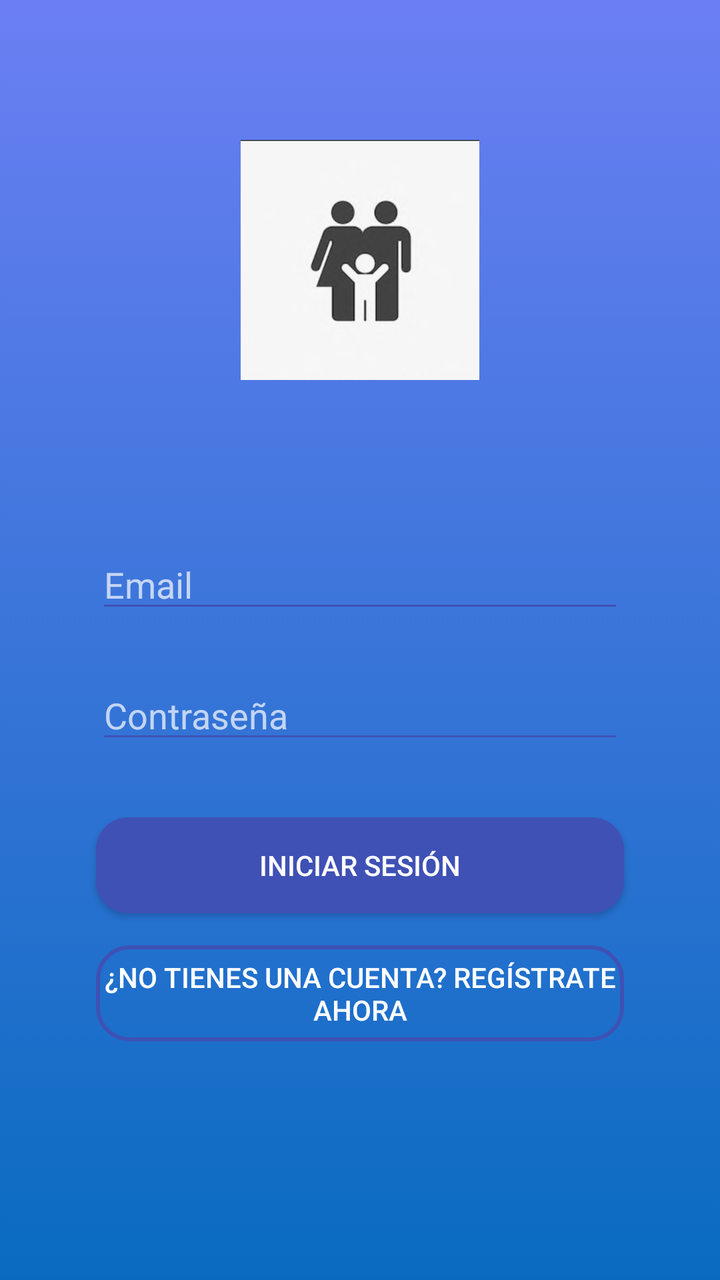
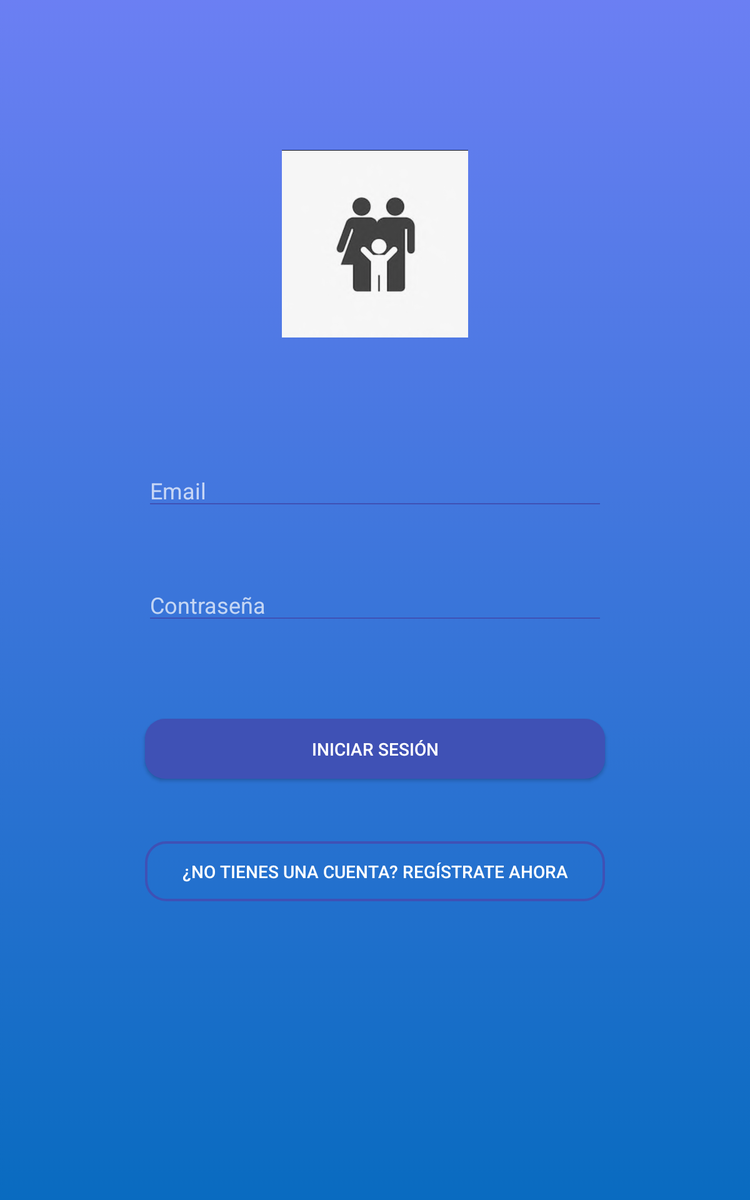

An Android layout and its configuration variant, each rendered on a device that would load it. The default file and the variant file are quoted in full after the pictures.
<!-- AndroidManifest.xml: application theme Theme.AppCompat.NoActionBar -->
<!-- res/layout/activity_log_in.xml -->
<?xml version="1.0" encoding="utf-8"?>
<LinearLayout xmlns:android="http://schemas.android.com/apk/res/android"
    xmlns:tools="http://schemas.android.com/tools"
    android:layout_width="match_parent"
    android:layout_height="match_parent"
    android:paddingLeft="16dp"
    android:paddingRight="16dp"
    android:orientation="vertical"
    android:background="@drawable/gradient_color">l

    <ImageView
        android:id="@+id/logIn_logo"
        android:layout_width="120dp"
        android:layout_height="120dp"
        android:layout_marginTop="70dp"
        android:layout_gravity="center_horizontal"
        android:src="@drawable/family" />

    <EditText
        android:id="@+id/logIn_email"
        android:layout_width="match_parent"
        android:layout_height="wrap_content"
        android:layout_marginStart="32dp"
        android:layout_marginTop="80dp"
        android:layout_marginEnd="32dp"
        android:backgroundTint="@color/colorBlueDark"
        android:ems="10"
        android:hint="@string/email"
        android:importantForAutofill="no"
        android:inputType="textEmailAddress"
        />

    <EditText
        android:id="@+id/logIn_password"
        android:layout_width="match_parent"
        android:layout_height="wrap_content"
        android:layout_marginStart="32dp"
        android:layout_marginTop="24dp"
        android:layout_marginEnd="32dp"
        android:backgroundTint="@color/colorBlueDark"
        android:ems="10"
        android:hint="@string/password"
        android:inputType="textPassword"
         />

    <Button
        android:id="@+id/logIn_signIn"
        android:layout_width="match_parent"
        android:layout_height="wrap_content"
        android:layout_marginStart="32dp"
        android:layout_marginTop="32dp"
        android:layout_marginEnd="32dp"
        android:background="@drawable/button_rounded"
        android:text="@string/sign_in"
       />

    <Button
        android:id="@+id/logIn_singUp"
        android:layout_width="match_parent"
        android:layout_height="wrap_content"
        android:layout_marginStart="32dp"
        android:layout_marginTop="16dp"
        android:layout_marginEnd="32dp"
        android:background="@drawable/button_rounded_border"
        android:text="@string/sign_up"
        />

</LinearLayout>
<!-- resources referenced by this layout -->
<resources>
  <color name="colorBlueDark">#3F51B5</color>
  <!-- drawable button_rounded (drawable) -->
  <?xml version="1.0" encoding="utf-8"?>
  <shape xmlns:android="http://schemas.android.com/apk/res/android">
      <corners android:radius="16dp"/>
      <solid android:color="@color/colorBlueDark"/>
  </shape>
  <!-- drawable button_rounded_border (drawable) -->
  <?xml version="1.0" encoding="utf-8"?>
  <shape xmlns:android="http://schemas.android.com/apk/res/android">
      <corners android:radius="16dp"/>
      <stroke
              android:width="2dp"
              android:color="@color/colorBlueDark" />
  </shape>
  <!-- drawable family: png bitmap (drawable, 80572 bytes) -->
  <!-- drawable gradient_color (drawable) -->
  <?xml version="1.0" encoding="utf-8"?>
  <selector xmlns:android="http://schemas.android.com/apk/res/android">
      <item>
          <shape>
              <gradient
                  android:startColor="@color/colorAccent"
                  android:endColor="@color/colorPink"
                  android:angle="90"
              />
          </shape>
      </item>
  </selector>
  <string name="email">Email</string>
  <string name="password">Contraseña</string>
  <string name="sign_in">Iniciar sesión</string>
  <string name="sign_up">¿No tienes una cuenta? Regístrate ahora</string>
  <color name="colorAccent">#096BC0</color>
  <color name="colorPink">#6B7FF3</color>
</resources>
<!-- res/layout-sw600dp/activity_log_in.xml (the repository's variant of the layout above) -->
<!-- drawn on a 7-inch tablet held upright -->
<?xml version="1.0" encoding="utf-8"?>
<ScrollView xmlns:android="http://schemas.android.com/apk/res/android"
    android:layout_width="match_parent"
    android:layout_height="match_parent"
    android:fillViewport="true">

    <LinearLayout
        android:layout_width="match_parent"
        android:layout_height="match_parent"
        android:paddingLeft="16dp"
        android:paddingRight="16dp"
        android:orientation="vertical"
        android:background="@drawable/gradient_color">

        <ImageView
            android:id="@+id/logIn_logo"
            android:layout_width="150dp"
            android:layout_height="150dp"
            android:layout_marginTop="120dp"
            android:layout_gravity="center_horizontal"
            android:src="@drawable/family" />

        <EditText
            android:id="@+id/logIn_email"
            android:layout_width="match_parent"
            android:layout_height="wrap_content"
            android:layout_marginStart="100dp"
            android:layout_marginTop="100dp"
            android:layout_marginEnd="100dp"
            android:backgroundTint="@color/colorBlueDark"
            android:ems="10"
            android:hint="@string/email"
            android:importantForAutofill="no"
            android:inputType="textEmailAddress"
            />

        <EditText
            android:id="@+id/logIn_password"
            android:layout_width="match_parent"
            android:layout_height="wrap_content"
            android:layout_marginStart="100dp"
            android:layout_marginTop="50dp"
            android:layout_marginEnd="100dp"
            android:backgroundTint="@color/colorBlueDark"
            android:ems="10"
            android:hint="@string/password"
            android:inputType="textPassword"
             />

        <Button
            android:id="@+id/logIn_signIn"
            android:layout_width="match_parent"
            android:layout_height="wrap_content"
            android:layout_marginStart="100dp"
            android:layout_marginTop="72dp"
            android:layout_marginEnd="100dp"
            android:background="@drawable/button_rounded"
            android:text="@string/sign_in"
           />

        <Button
            android:id="@+id/logIn_singUp"
            android:layout_width="match_parent"
            android:layout_height="wrap_content"
            android:layout_marginStart="100dp"
            android:layout_marginTop="50dp"
            android:layout_marginEnd="100dp"
            android:background="@drawable/button_rounded_border"
            android:text="@string/sign_up"
            />

    </LinearLayout>

</ScrollView>
